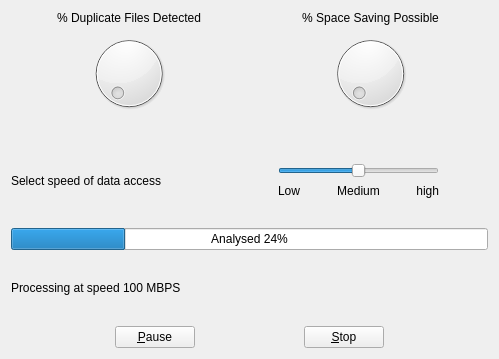
<?xml version="1.0" encoding="UTF-8"?>
<ui version="4.0">
 <class>Analyser</class>
 <widget class="QWidget" name="Analyser">
  <property name="geometry">
   <rect>
    <x>0</x>
    <y>0</y>
    <width>499</width>
    <height>359</height>
   </rect>
  </property>
  <property name="minimumSize">
   <size>
    <width>179</width>
    <height>19</height>
   </size>
  </property>
  <property name="windowTitle">
   <string>Form</string>
  </property>
  <layout class="QVBoxLayout" name="verticalLayout_2">
   <item>
    <layout class="QGridLayout" name="gridLayout">
     <item row="0" column="0">
      <widget class="QLabel" name="label">
       <property name="text">
        <string>% Duplicate Files Detected</string>
       </property>
       <property name="alignment">
        <set>Qt::AlignCenter</set>
       </property>
      </widget>
     </item>
     <item row="0" column="1">
      <widget class="QLabel" name="label_2">
       <property name="text">
        <string>% Space Saving Possible</string>
       </property>
       <property name="alignment">
        <set>Qt::AlignCenter</set>
       </property>
      </widget>
     </item>
     <item row="1" column="0">
      <widget class="QDial" name="dial">
       <property name="minimum">
        <number>1</number>
       </property>
       <property name="maximum">
        <number>3</number>
       </property>
       <property name="singleStep">
        <number>2</number>
       </property>
       <property name="pageStep">
        <number>1</number>
       </property>
      </widget>
     </item>
     <item row="1" column="1">
      <widget class="QDial" name="dial_2"/>
     </item>
    </layout>
   </item>
   <item>
    <spacer name="verticalSpacer_2">
     <property name="orientation">
      <enum>Qt::Vertical</enum>
     </property>
     <property name="sizeHint" stdset="0">
      <size>
       <width>20</width>
       <height>56</height>
      </size>
     </property>
    </spacer>
   </item>
   <item>
    <layout class="QHBoxLayout" name="horizontalLayout_3">
     <item>
      <widget class="QLabel" name="label_4">
       <property name="minimumSize">
        <size>
         <width>211</width>
         <height>0</height>
        </size>
       </property>
       <property name="text">
        <string>Select speed of data access</string>
       </property>
      </widget>
     </item>
     <item>
      <spacer name="horizontalSpacer">
       <property name="orientation">
        <enum>Qt::Horizontal</enum>
       </property>
       <property name="sizeHint" stdset="0">
        <size>
         <width>40</width>
         <height>20</height>
        </size>
       </property>
      </spacer>
     </item>
     <item>
      <layout class="QVBoxLayout" name="verticalLayout">
       <item>
        <widget class="QSlider" name="verticalSlider">
         <property name="minimumSize">
          <size>
           <width>161</width>
           <height>0</height>
          </size>
         </property>
         <property name="minimum">
          <number>1</number>
         </property>
         <property name="maximum">
          <number>3</number>
         </property>
         <property name="pageStep">
          <number>1</number>
         </property>
         <property name="value">
          <number>2</number>
         </property>
         <property name="orientation">
          <enum>Qt::Horizontal</enum>
         </property>
        </widget>
       </item>
       <item>
        <layout class="QHBoxLayout" name="horizontalLayout_2">
         <item>
          <widget class="QLabel" name="label_5">
           <property name="text">
            <string>Low</string>
           </property>
          </widget>
         </item>
         <item>
          <widget class="QLabel" name="label_6">
           <property name="text">
            <string>Medium</string>
           </property>
           <property name="alignment">
            <set>Qt::AlignCenter</set>
           </property>
          </widget>
         </item>
         <item>
          <widget class="QLabel" name="label_7">
           <property name="text">
            <string>high</string>
           </property>
           <property name="alignment">
            <set>Qt::AlignRight|Qt::AlignTrailing|Qt::AlignVCenter</set>
           </property>
          </widget>
         </item>
        </layout>
       </item>
      </layout>
     </item>
     <item>
      <spacer name="horizontalSpacer_2">
       <property name="orientation">
        <enum>Qt::Horizontal</enum>
       </property>
       <property name="sizeHint" stdset="0">
        <size>
         <width>40</width>
         <height>20</height>
        </size>
       </property>
      </spacer>
     </item>
    </layout>
   </item>
   <item>
    <spacer name="verticalSpacer_3">
     <property name="orientation">
      <enum>Qt::Vertical</enum>
     </property>
     <property name="sizeHint" stdset="0">
      <size>
       <width>20</width>
       <height>40</height>
      </size>
     </property>
    </spacer>
   </item>
   <item>
    <layout class="QVBoxLayout" name="verticalLayout_3">
     <item>
      <widget class="QProgressBar" name="progressBar">
       <property name="value">
        <number>24</number>
       </property>
       <property name="format">
        <string>Analysed %p%</string>
       </property>
      </widget>
     </item>
     <item>
      <spacer name="verticalSpacer">
       <property name="orientation">
        <enum>Qt::Vertical</enum>
       </property>
       <property name="sizeHint" stdset="0">
        <size>
         <width>20</width>
         <height>40</height>
        </size>
       </property>
      </spacer>
     </item>
     <item>
      <layout class="QHBoxLayout" name="horizontalLayout">
       <item>
        <widget class="QLabel" name="label_3">
         <property name="text">
          <string>Processing at speed 100 MBPS</string>
         </property>
        </widget>
       </item>
      </layout>
     </item>
    </layout>
   </item>
   <item>
    <spacer name="verticalSpacer_4">
     <property name="orientation">
      <enum>Qt::Vertical</enum>
     </property>
     <property name="sizeHint" stdset="0">
      <size>
       <width>20</width>
       <height>40</height>
      </size>
     </property>
    </spacer>
   </item>
   <item>
    <layout class="QHBoxLayout" name="horizontalLayout_4">
     <item>
      <spacer name="horizontalSpacer_3">
       <property name="orientation">
        <enum>Qt::Horizontal</enum>
       </property>
       <property name="sizeHint" stdset="0">
        <size>
         <width>40</width>
         <height>20</height>
        </size>
       </property>
      </spacer>
     </item>
     <item>
      <widget class="QPushButton" name="buttonPause">
       <property name="text">
        <string>&amp;Pause</string>
       </property>
      </widget>
     </item>
     <item>
      <spacer name="horizontalSpacer_4">
       <property name="orientation">
        <enum>Qt::Horizontal</enum>
       </property>
       <property name="sizeHint" stdset="0">
        <size>
         <width>40</width>
         <height>20</height>
        </size>
       </property>
      </spacer>
     </item>
     <item>
      <widget class="QPushButton" name="buttonStop">
       <property name="text">
        <string>&amp;Stop</string>
       </property>
      </widget>
     </item>
     <item>
      <spacer name="horizontalSpacer_5">
       <property name="orientation">
        <enum>Qt::Horizontal</enum>
       </property>
       <property name="sizeHint" stdset="0">
        <size>
         <width>40</width>
         <height>20</height>
        </size>
       </property>
      </spacer>
     </item>
    </layout>
   </item>
  </layout>
 </widget>
 <resources>
  <include location="../../lifestuff/resources/resources.qrc"/>
 </resources>
 <connections/>
</ui>
